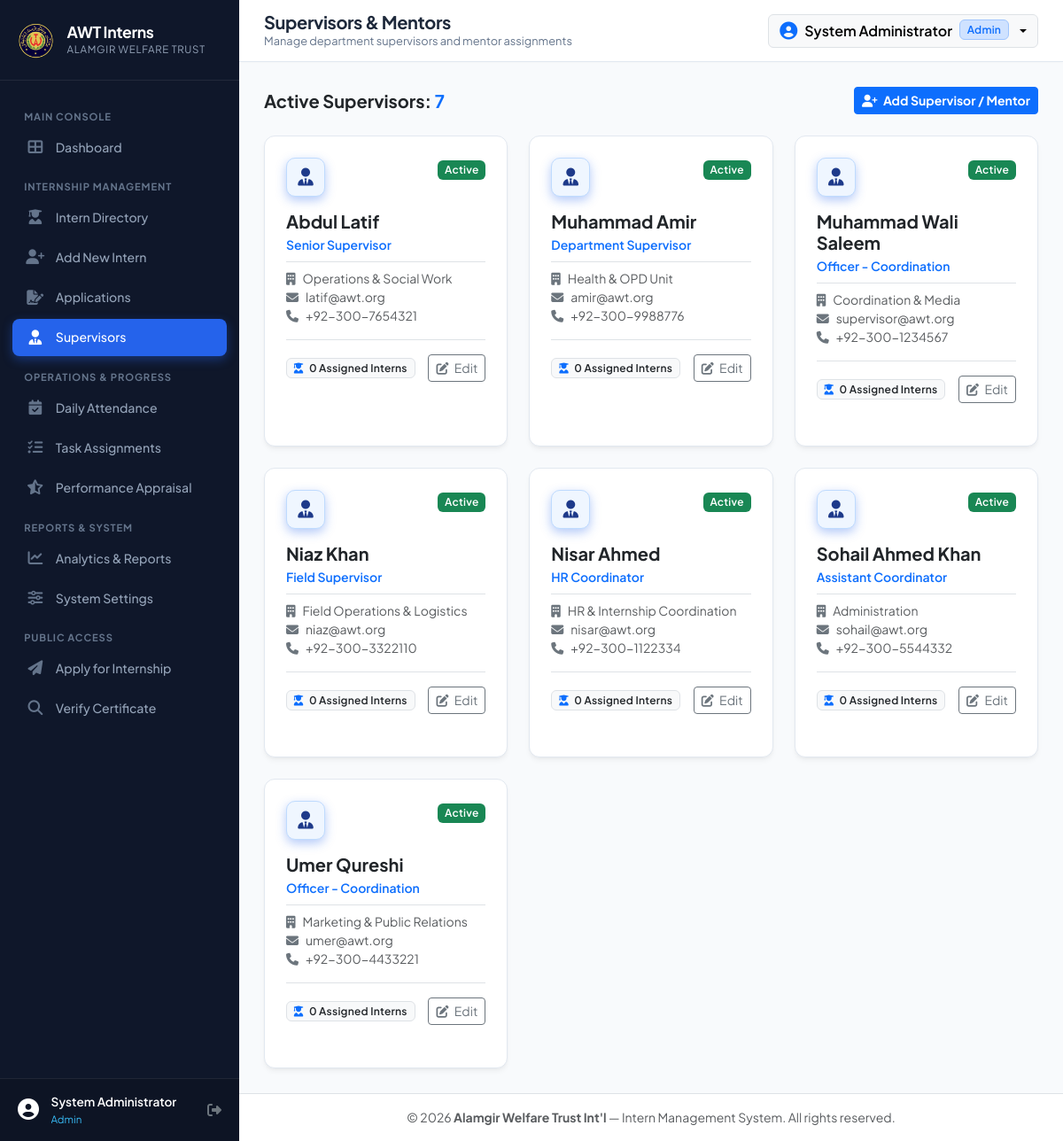
/admin/supervisors.php (signed in), run on the app's committed database.
### tables this page shows
CREATE TABLE `supervisors` (
    `id` INT AUTO_INCREMENT PRIMARY KEY,
    `user_id` INT NULL,
    `name` VARCHAR(150) NOT NULL,
    `email` VARCHAR(150) NULL,
    `phone` VARCHAR(50) NULL,
    `department` VARCHAR(100) NULL,
    `designation` VARCHAR(100) NULL,
    `is_active` TINYINT(1) NOT NULL DEFAULT 1,
    `created_at` TIMESTAMP DEFAULT CURRENT_TIMESTAMP,
    `updated_at` TIMESTAMP DEFAULT CURRENT_TIMESTAMP ON UPDATE CURRENT_TIMESTAMP,
    INDEX `idx_supervisor_dept` (`department`),
    CONSTRAINT `fk_supervisor_user` FOREIGN KEY (`user_id`) REFERENCES `users` (`id`) ON DELETE SET NULL
);

### config/database.php (called while the page is built, shortened)
<?php
function get_db(): PDO {
    static $pdo = null;
    if ($pdo === null) {
        $configs = [];
        $configs[] = [
            'host' => 'localhost',
            'port' => '3306',
            'name' => 'intern',
            'user' => 'intern',
            'pass' => '4DI*Id845'
        ];
        $configs[] = [
            'host' => '127.0.0.1',
            'port' => '3306',
            'name' => 'intern',
            'user' => 'intern',
            'pass' => '4Dl*ld845'
        ];
        $configs[] = [
            'host' => 'localhost',
            'port' => '3306',
            'name' => 'intern',
            'user' => 'iternawt',
            'pass' => 'e^18bD4q3'
        ];
        $configs[] = [
            'host' => '127.0.0.1',
            'port' => '3306',
            'name' => 'awt_internship',
            'user' => 'root',
            'pass' => ''
        ];
        $configs[] = [
            'host' => 'localhost',
            'port' => '3306',
            'name' => 'intern',
            'user' => 'root',
            'pass' => ''
        ];
        $options = [
            PDO::ATTR_ERRMODE            => PDO::ERRMODE_EXCEPTION,
            PDO::ATTR_DEFAULT_FETCH_MODE => PDO::FETCH_ASSOC,
            PDO::ATTR_EMULATE_PREPARES   => false,
            PDO::MYSQL_ATTR_INIT_COMMAND => "SET NAMES " . DB_CHARSET
        ];
        $lastException = null;
        foreach ($configs as $cfg) {
            try {
                $dsn = "mysql:host=" . $cfg['host'] . ";port=" . $cfg['port'] . ";dbname=" . $cfg['name'] . ";charset=" . DB_CHARSET;
                $pdo = new PDO($dsn, $cfg['user'], $cfg['pass'], $options);
                return $pdo;
            } catch (PDOException $e) {
                $lastException = $e;
            }
        }
        die("
            <div style='font-family:Segoe UI,Tahoma,sans-serif;max-width:600px;margin:50px auto;padding:24px;border:1px solid #f5c6cb;background:#f8d7da;color:#721c24;border-radius:8px;'>
                <h3 style='margin-top:0;'>Database Connection Notice</h3>
                <p>Unable to connect to the AWT Internship database. Please ensure your database server is running and credentials in <code>config/database.php</code> are configured properly.</p>
                <p style='font-size:13px;color:#491217;'>Error details: " . htmlspecialchars($lastException ? $lastException->getMessage() : 'Unknown error') . "</p>
            </div>
        ");
    }
    return $pdo;
}
function db_query(string $sql, array $params = []): PDOStatement {
    $db = get_db();
    $stmt = $db->prepare($sql);
    $stmt->execute($params);
    return $stmt;
}
function db_fetch_all(string $sql, array $params = []): array {
    $stmt = db_query($sql, $params);
    return $stmt->fetchAll();
}

### config/helpers.php (called while the page is built, shortened)
<?php
function e(?string $string): string {
    return htmlspecialchars($string ?? '', ENT_QUOTES | ENT_SUBSTITUTE, 'UTF-8');
}
    ?>

### admin/supervisors.php (the view, shortened to what this page needs)
<?php
require_once __DIR__ . '/../config/database.php';
require_once __DIR__ . '/../config/helpers.php';
$supervisors = db_fetch_all("
    SELECT s.*, COUNT(i.id) AS intern_count
    FROM supervisors s
    LEFT JOIN interns i ON i.supervisor_id = s.id
    GROUP BY s.id
    ORDER BY s.is_active DESC, s.name ASC
");
require_once __DIR__ . '/../includes/header.php';
?>
<div class="d-flex justify-content-between align-items-center mb-4">
    <div>
        <h5 class="fw-bold mb-0 text-dark">Active Supervisors: <span class="text-primary"><?= count($supervisors); ?></span></h5>
    </div>
    <button type="button" class="btn btn-primary btn-sm fw-bold" data-bs-toggle="modal" data-bs-target="#addSupervisorModal">
        <i class="fas fa-user-plus me-1"></i> Add Supervisor / Mentor
    </button>
</div>
<div class="row g-4">
    <?php foreach ($supervisors as $sup): ?>
        <div class="col-md-6 col-lg-4">
            <div class="awt-card h-100 position-relative">
                <div class="d-flex justify-content-between align-items-start mb-3">
                    <div class="brand-icon" style="background:#eff6ff;color:#1e3a8a;border:1px solid #bfdbfe;">
                        <i class="fas fa-user-tie"></i>
                    </div>
                    <div>
                        <span class="badge bg-<?= $sup['is_active'] ? 'success' : 'secondary'; ?>">
                            <?= $sup['is_active'] ? 'Active' : 'Inactive'; ?>
                        </span>
                    </div>
                </div>
                <h5 class="fw-bold text-dark mb-1"><?= e($sup['name']); ?></h5>
                <p class="text-primary small fw-semibold mb-2"><?= e($sup['designation'] ?: 'Department Mentor'); ?></p>
                <div class="small text-muted mb-3 border-top pt-2">
                    <div><i class="fas fa-building text-secondary me-2"></i><?= e($sup['department'] ?: 'General Administration'); ?></div>
                    <?php if (!empty($sup['email'])): ?>
                        <div><i class="fas fa-envelope text-secondary me-2"></i><?= e($sup['email']); ?></div>
                    <?php endif; ?>
                    <?php if (!empty($sup['phone'])): ?>
                        <div><i class="fas fa-phone text-secondary me-2"></i><?= e($sup['phone']); ?></div>
                    <?php endif; ?>
                </div>
                <div class="border-top pt-3 mt-auto d-flex justify-content-between align-items-center">
                    <span class="badge bg-light text-dark border">
                        <i class="fas fa-user-graduate me-1 text-primary"></i> <?= $sup['intern_count']; ?> Assigned Interns
                    </span>
                    <button type="button" class="btn btn-sm btn-outline-secondary" data-bs-toggle="modal" data-bs-target="#editSupModal<?= $sup['id']; ?>">
                        <i class="fas fa-edit me-1"></i> Edit
                    </button>
                </div>
            </div>
        </div>
    <?php endforeach; ?>
</div>
<?php require_once __DIR__ . '/../includes/footer.php'; ?>

### assets/css/style.css (style rules this page uses)
:root { --awt-primary: #1e3a8a; --awt-primary-light: #3b82f6; --awt-primary-dark: #0f172a; --awt-accent: #0d9488; --awt-accent-light: #14b8a6; --awt-gold: #d97706; --awt-bg: #f8fafc; --awt-card-bg: #ffffff; --awt-sidebar-bg: #0f172a; --awt-sidebar-text: #94a3b8; --awt-sidebar-active: #2563eb; --awt-text-main: #1e293b; --awt-text-muted: #64748b; --awt-border: #e2e8f0; --awt-shadow: 0 4px 6px -1px rgba(0, 0, 0, 0.05), 0 2px 4px -2px rgba(0, 0, 0, 0.05); --awt-shadow-lg: 0 10px 15px -3px rgba(0, 0, 0, 0.07), 0 4px 6px -4px rgba(0, 0, 0, 0.05); --awt-radius: 12px; }
body { font-family: 'Plus Jakarta Sans', -apple-system, BlinkMacSystemFont, "Segoe UI", Roboto, sans-serif; background-color: var(--awt-bg); color: var(--awt-text-main); min-height: 100vh; display: flex; flex-direction: column; overflow-x: hidden; }
.brand-icon { width: 44px; height: 44px; background: linear-gradient(135deg, #2563eb 0%, #0d9488 100%); color: #ffffff; border-radius: 10px; display: flex; align-items: center; justify-content: center; font-size: 1.25rem; box-shadow: 0 4px 12px rgba(37, 99, 235, 0.35); }
.awt-card { background: var(--awt-card-bg); border: 1px solid var(--awt-border); border-radius: var(--awt-radius); box-shadow: var(--awt-shadow); padding: 1.5rem; margin-bottom: 1.5rem; transition: transform 0.2s ease, box-shadow 0.2s ease; }
.badge { font-weight: 600; letter-spacing: 0.02em; border-radius: 6px; padding: 0.4em 0.65em; }

### data on the page
supervisors: is_active "Active", name "Abdul Latif", designation "Senior Supervisor", department "Operations & Social Work", email "latif@awt.org", phone "+92-300-7654321", intern_count "0"
supervisors: is_active "Active", name "Muhammad Amir", designation "Department Supervisor", department "Health & OPD Unit", email "amir@awt.org", phone "+92-300-9988776", intern_count "0"
supervisors: is_active "Active", name "Muhammad Wali Saleem", designation "Officer - Coordination", department "Coordination & Media", email "supervisor@awt.org", phone "+92-300-1234567", intern_count "0"
supervisors: is_active "Active", name "Niaz Khan", designation "Field Supervisor", department "Field Operations & Logistics", email "niaz@awt.org", phone "+92-300-3322110", intern_count "0"
supervisors: is_active "Active", name "Nisar Ahmed", designation "HR Coordinator", department "HR & Internship Coordination", email "nisar@awt.org", phone "+92-300-1122334", intern_count "0"
supervisors: is_active "Active", name "Sohail Ahmed Khan", designation "Assistant Coordinator", department "Administration", email "sohail@awt.org", phone "+92-300-5544332", intern_count "0"
supervisors: is_active "Active", name "Umer Qureshi", designation "Officer - Coordination", department "Marketing & Public Relations", email "umer@awt.org", phone "+92-300-4433221", intern_count "0"

### other printed values
$currentUser['name'] "System Administrator"
$currentUser['role'] "Admin"
$pageTitle "Supervisors & Mentors"
$pageSubtitle "Manage department supervisors and mentor assignments"
count($supervisors) "7"
